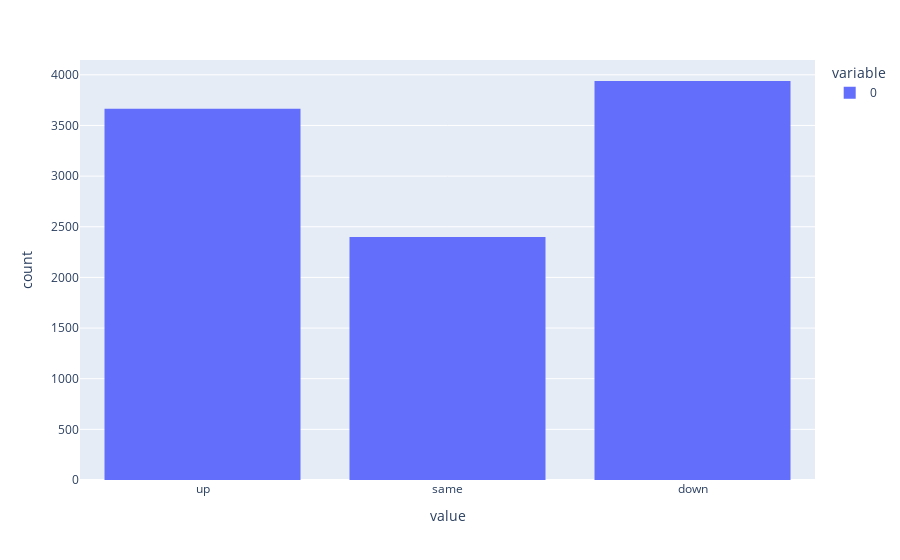

The notebook cell saved with this chart:
### Code cell
fig = px.histogram(X_t)
fig.show()

### Figure 1 — Plotly figure (JSON) as saved in the notebook; plotly's stock layout.template omitted (floating-point values rounded to 4 significant figures; data arrays with more than 128 entries replaced by an {"elided": "..."} marker saying what was removed)
{"data": [{"alignmentgroup": "True", "bingroup": "x", "hovertemplate": "variable=0<br>value=%{x}<br>count=%{y}<extra></extra>", "legendgroup": "0", "marker": {"color": "#636efa"}, "name": "0", "offsetgroup": "0", "orientation": "v", "showlegend": true, "type": "histogram", "x": {"elided": "10001 str values"}, "xaxis": "x", "yaxis": "y"}], "layout": {"barmode": "relative", "legend": {"title": {"text": "variable"}, "tracegroupgap": 0}, "margin": {"t": 60}, "xaxis": {"anchor": "y", "domain": [0, 1], "title": {"text": "value"}}, "yaxis": {"anchor": "x", "domain": [0, 1], "title": {"text": "count"}}}}
